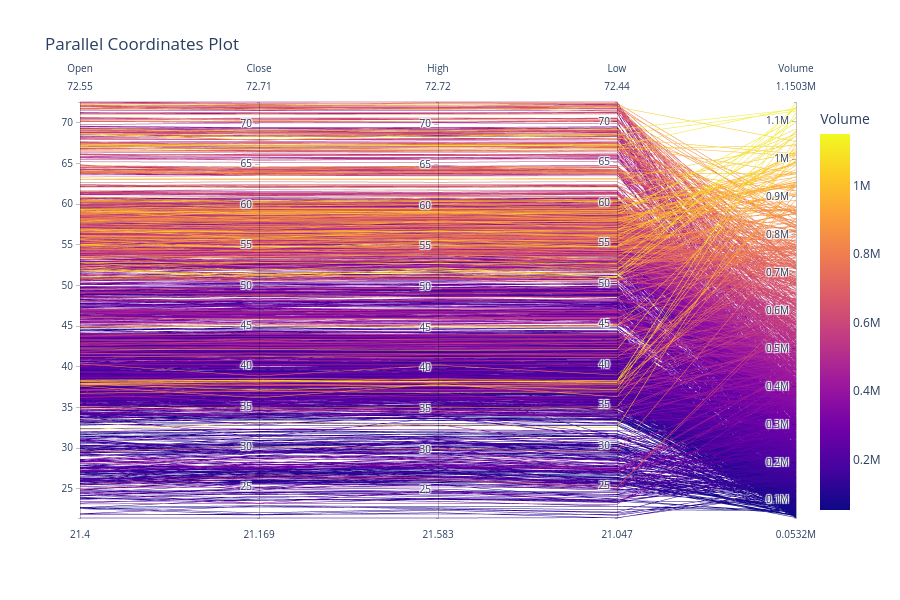

Write notebook code for a chart like this one.
### Markdown cell above
Parallel coordinates plot

### Code cell
import plotly.express as px
import pandas as pd

# اضافه کردن یک جایگزین برای متد iteritems
if not hasattr(pd.DataFrame, "iteritems"):
    pd.DataFrame.iteritems = pd.DataFrame.items

# Create a parallel coordinates plot
fig = px.parallel_coordinates(
    categorized_df,
    dimensions=['Open', 'Close', 'High', 'Low', 'Volume'],  # Set the columns to include
    color='Volume',  # Color lines based on 'Volume'
    title="Parallel Coordinates Plot"  # Set the plot title
)

# Update layout to change the size of the plot
fig.update_layout(
    width=900,  # Set the width of the plot
    height=600   # Set the height of the plot
)

# Display the plot
fig.show()

### Figure 1 — Plotly figure (JSON) as saved in the notebook; plotly's stock layout.template omitted (floating-point values rounded to 4 significant figures; data arrays with more than 128 entries replaced by an {"elided": "..."} marker saying what was removed)
{"data": [{"dimensions": [{"label": "Open", "values": {"elided": "2124 float values"}}, {"label": "Close", "values": {"elided": "2124 float values"}}, {"label": "High", "values": {"elided": "2124 float values"}}, {"label": "Low", "values": {"elided": "2124 float values"}}, {"label": "Volume", "values": {"elided": "2124 int values"}}], "domain": {"x": [0, 1], "y": [0, 1]}, "line": {"color": {"elided": "2124 int values"}, "coloraxis": "coloraxis"}, "name": "", "type": "parcoords"}], "layout": {"coloraxis": {"colorbar": {"title": {"text": "Volume"}}, "colorscale": [[0, "#0d0887"], [0.1111, "#46039f"], [0.2222, "#7201a8"], [0.3333, "#9c179e"], [0.4444, "#bd3786"], [0.5556, "#d8576b"], [0.6667, "#ed7953"], [0.7778, "#fb9f3a"], [0.8889, "#fdca26"], [1, "#f0f921"]]}, "height": 600, "legend": {"tracegroupgap": 0}, "title": {"text": "Parallel Coordinates Plot"}, "width": 900}}
